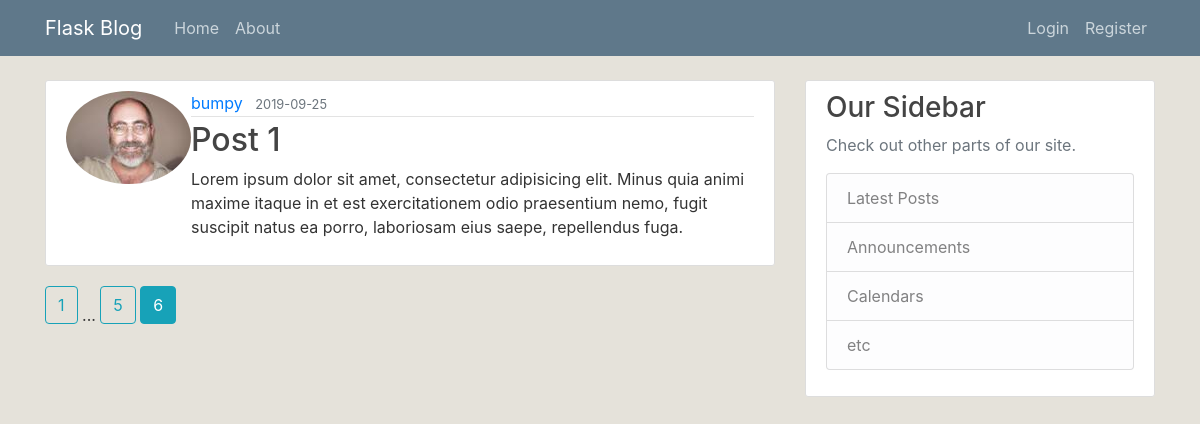
The app's page /home?page=6, older data.
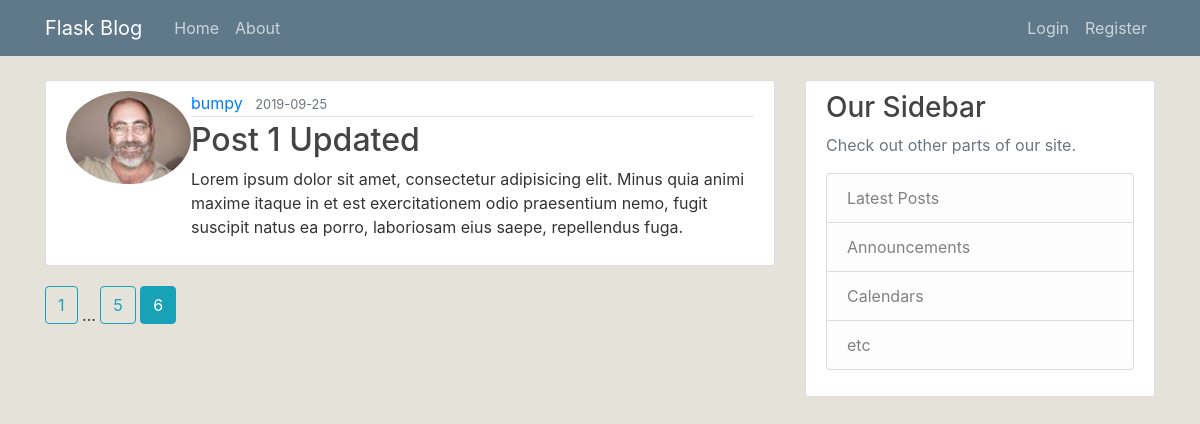
The same page, newer data.
### flaskblog/models.py (models this page shows, shortened)
class Post(db.Model):
    id = db.Column(db.Integer, primary_key=True)
    title = db.Column(db.String(100), nullable=False)
    date_posted = db.Column(db.DateTime, nullable=False, default=datetime.utcnow)
    content = db.Column(db.Text, nullable=False)
    user_id = db.Column(db.Integer, db.ForeignKey('user.id'), nullable=False)

class User(db.Model, UserMixin):
    id = db.Column(db.Integer, primary_key=True)
    username = db.Column(db.String(20), unique=True, nullable=False)
    email = db.Column(db.String(120), unique=True, nullable=False)
    image_file = db.Column(db.String(20), nullable=False, default='default.jpg')
    password = db.Column(db.String(60), nullable=False)
    posts = db.relationship('Post', backref='author', lazy=True)

### flaskblog/main/routes.py (the view)
@main.route("/")
@main.route("/home")
def home():
    page = request.args.get('page', 1, type=int)
    posts = Post.query.order_by(Post.date_posted.desc()).paginate(page=page, per_page=5)
    return render_template('home.html', posts=posts)

### flaskblog/templates/home.html
{% extends "layout.html" %}
{% block content %}
  {% for post in posts.items %}
  <article class="media content-section">
    <img src="{{ url_for('static', filename='profile_pics/' + post.author.image_file) }}" alt="" class="rounded-circle article-image">
    <div class="media-body">
      <div class="article-metadata">
        <a class="mr-2" href="{{ url_for('users.user_posts', username=post.author.username) }}">{{ post.author.username }}</a>
        <small class="text-muted">{{ post.date_posted.strftime('%Y-%m-%d') }}</small>
      </div>
      <h2><a class="article-title" href="{{ url_for('posts.post', post_id=post.id) }}">{{ post.title }}</a></h2>
      <p class="article-content">{{ post.content }}</p>
    </div>
  </article>
  {% endfor %}
  {% for page_num in posts.iter_pages(left_edge=1, right_edge=1, left_current=1, right_current=2) %}
    {% if page_num %}
      {% if posts.page == page_num %}
        <a class="btn btn-info mb-4" href="{{ url_for('main.home', page=page_num) }}">{{ page_num }}</a>
      {% else %}
        <a class="btn btn-outline-info mb-4" href="{{ url_for('main.home', page=page_num) }}">{{ page_num }}</a>
      {% endif %}
    {% else %}
      ...
    {% endif %}
  {% endfor %}
{% endblock content %}

Row changes from the older to the newer data that the page shows:
changed Post "bumpy": title "Post 1" → "Post 1 Updated"
